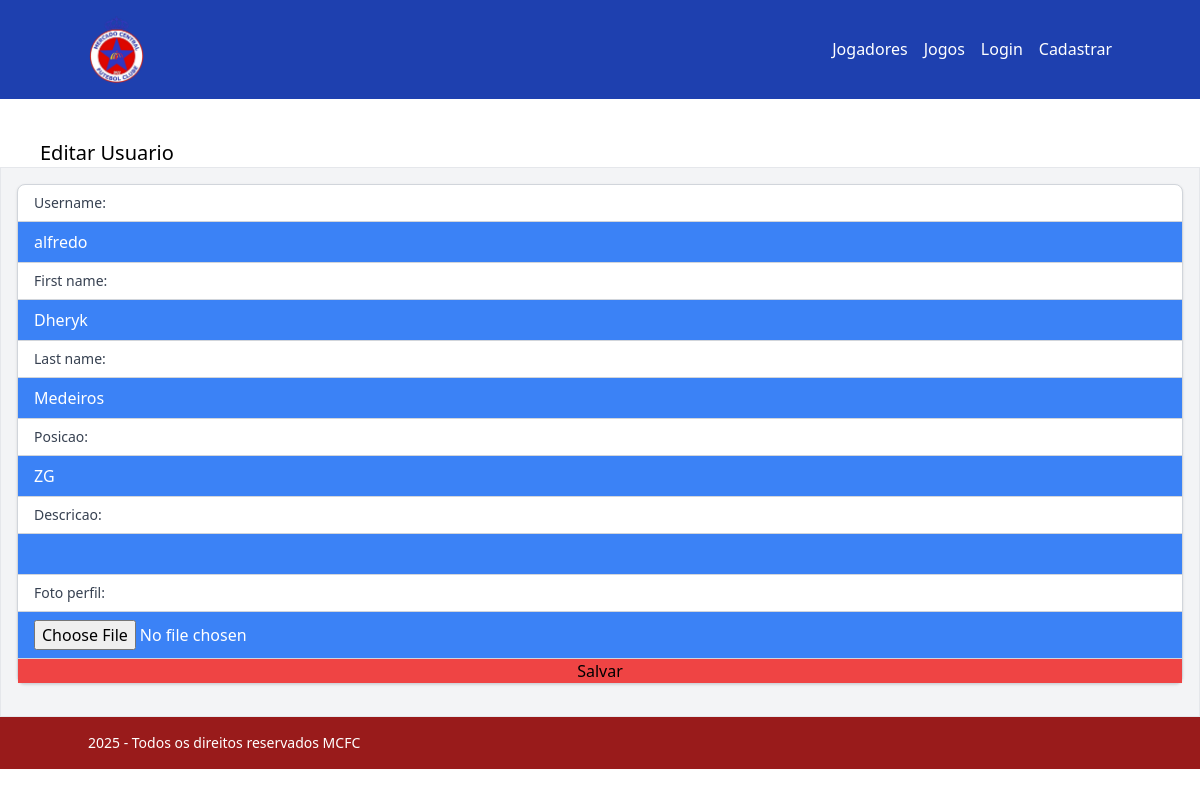
/users/update/3/, run on the app's committed database.
### usuarios/models.py (models this page shows, shortened)
class NewUser(AbstractUser):
  email = models.EmailField(max_length=255, unique=True,blank=True,null=True)
  posicoes = (
    ('GK', 'goleiro'),
    ('ZG', 'zagueiro'),
    ('LD', 'lateral direito'),
    ('LE', 'lateral esquerdo'),
    ('VOL', 'volante'),
    ('MEI', 'meio-campista'),
    ('AT', 'atacante')
  )
  posicao = models.CharField(max_length=3, choices=posicoes,blank=False,null=False)
  descricao = models.TextField(blank=True,null=True)
  foto_perfil = models.ImageField(upload_to='fotos/',blank=True, null=True)

### usuarios/views.py (the view)
# urls.py: path('update/<int:pk>/', UserUpdateView.as_view(), name='user_update'),
class UserUpdateView(UpdateView):
  model = NewUser
  template_name = 'usuarios/user_update.html'
  fields = ['username', 'first_name','last_name','posicao','descricao','foto_perfil']
  success_url = reverse_lazy('users')

### usuarios/templates/usuarios/user_update.html (shortened to what this page needs)
{% extends "base.html" %}
{% block content %}
<h1 class="ml-10 mt-10 text-black text-xl">{% if object %}Editar{% else %}Criar{% endif %} Usuario</h1>
<div class="border bg-gray-100 p-4 overflow-x-auto">
  <form class="min-w-full border border-gray-300 bg-white rounded-lg shadow flex flex-col" method="post" enctype="multipart/form-data">
    {% for field in form %}
      <label class="px-4 py-2 text-left text-sm font-medium text-gray-700 border-b border-gray-300">
        {{field.label}}:
      </label>
      <input
        type="{{ field.field.widget.input_type }}"
        name="{{ field.html_name }}"
        id="{{ field.id_for_label }}"
        value="{{ field.value|default_if_none:"" }}"
        class="px-4 py-2 text-base text-white border-b border-gray-300 bg-blue-500"
      >
    {% endfor %}
    <button class="bg-red-500 cursor-pointer hover:underline" type="submit">Salvar</button>
  </form>
</div>
  {% endblock %}

### data on the page
NewUser: username "alfredo" "Dheryk" "Medeiros" "ZG"

### other printed values
{{ field.label }} "Username" "First name" "Last name" "Posicao" "Descricao" "Foto perfil"
